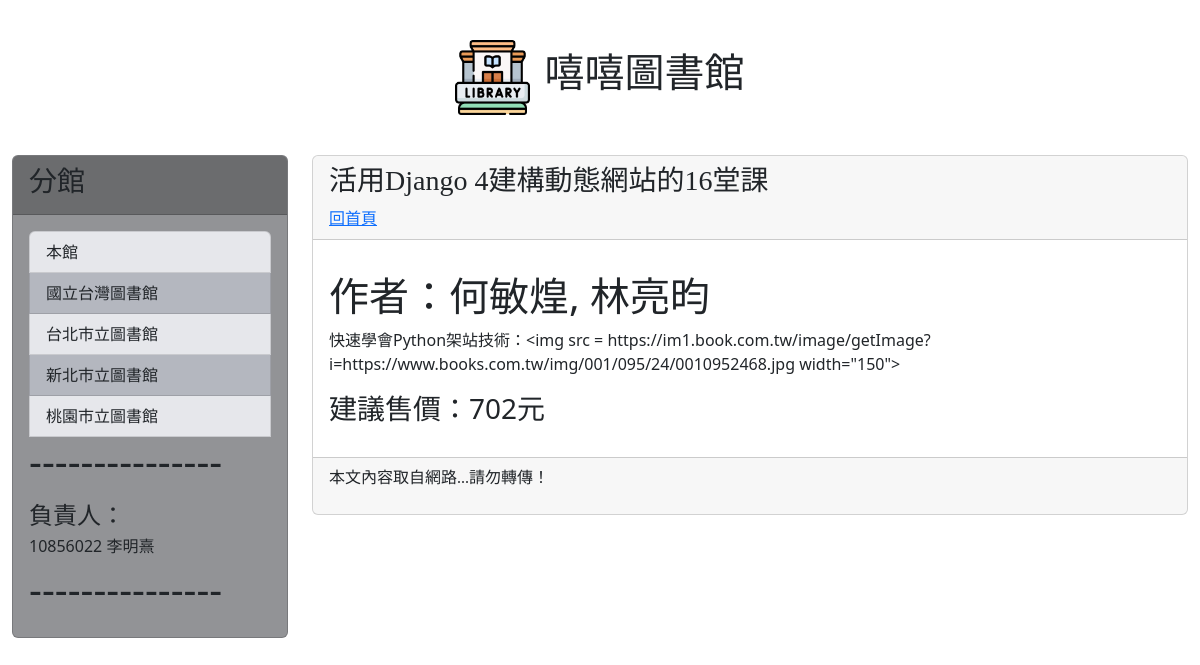
/post/pythonbook, run on the app's committed database.
### mysite/models.py (models this page shows, shortened)
class Post(models.Model):
    title = models.CharField(max_length=200)
    slug = models.CharField(max_length=200)
    body = models.TextField()
    pub_date = models.DateTimeField(auto_now_add=True)
    class Meta:
        ordering = ('-pub_date',)

### mysite/views.py (the view)
# urls.py: path('post/<slug:slug>',mv.showpost,name="showpost")
def showpost(request,slug):
    try:
        post = Post.objects.get(slug=slug)
        if post != None:
            return render(request,'post.html',locals())
        else:
            return redirect("/")
    except:
        return redirect("/")

### mysite/templatetags/markdown_extras.py (called while the page is built)
@register.filter
def convert_markdown(text):
    return markdown.markdown(text)

### template/post.html (shortened to what this page needs)
{% extends 'base.html' %}
{% load markdown_extras %}
{% block headmessage %}
    <h3 style='font-family:微軟正黑體;'>{{ post.title }}</h3>
    <a style='font-family:微軟正黑體;' href='/'>回首頁</a>
{% endblock %}
{% block content %}
        <p style='font-family:微軟正黑體;font-size:12pt;letter-spacing:2pt;'>
            {{ post.body | convert_markdown  | safe }}</a>
        </p>
{% endblock %}

### data on the page
Post: title "活用Django 4建構動態網站的16堂課", body|convert_markdown "作者：何敏煌, 林亮昀 快速學會Python架站技術：<img src = https://im1.book.com.tw/image/getImage?i=https://www.books.com.tw/img/001/095/24/0010952468.jpg width=\"150\"> 建議售價：702元"
